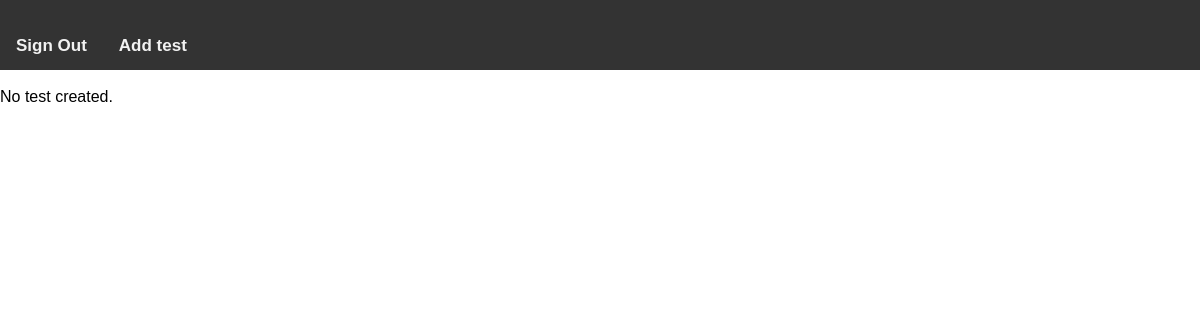
The page /host_test_list.php (signed in) on the database as committed earlier.
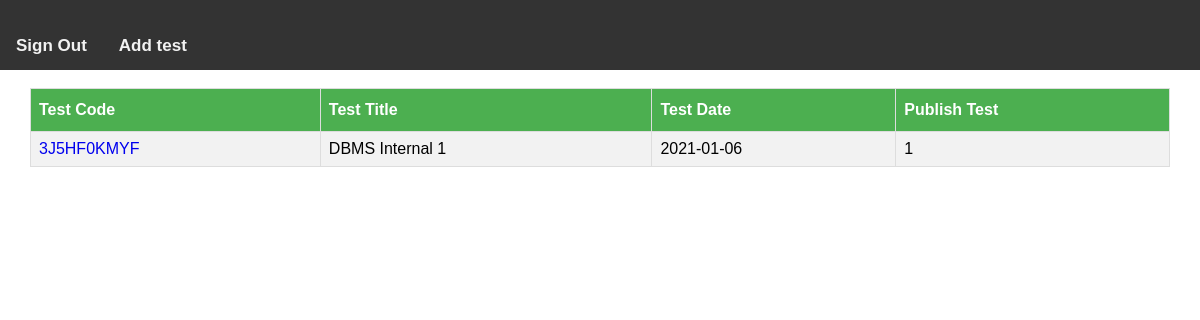
The same page on the database as committed later.
### tables this page shows
CREATE TABLE `test_detail` (
  `test_code` varchar(15) NOT NULL,
  `test_host_email` varchar(50) NOT NULL,
  `test_title` varchar(50) NOT NULL,
  `start` tinyint(1) NOT NULL,
  `test_date` date NOT NULL
);

### host_test_list.php (the view, shortened to what this page needs)
<!DOCTYPE HTML PUBLIC "-//W3C//DTD HTML 4.01 Frameset//EN">
<html>
<head>
</head>
<body>
	<div class = "topnav">
		<h5><a href = "signout.php">Sign Out</a></h5>
		<h5><a href = "add_test.php">Add test</a></h5>
	</div>
	<br/>
<?php
require('database_connection.php');
$email = $_SESSION["email"];
$sql = "SELECT * FROM test_detail WHERE test_host_email = '$email'";
if($result = mysqli_query($connection, $sql)){
    if(mysqli_num_rows($result) > 0){
        echo "<table id='customers'>";
            echo "<tr>";
                echo "<th>Test Code</th>";
                echo "<th>Test Title</th>";
                echo "<th>Test Date</th>";
                echo "<th>Publish Test</th>";
            echo "</tr>";
        while($row = mysqli_fetch_array($result)){
            echo "<tr>";
            echo '<td ><a href="test_view.php?test_code='.$row['test_code'].'">'.$row['test_code'].'</a></td>';
                echo "<td>" . $row['test_title'] . "</td>";
                echo "<td>" . $row['test_date'] . "</td>";
                echo "<td>" . $row['start'] . "</td>";
            echo "</tr>";
        }
        echo "</table>";
    } else{
        echo "No test created.";
    }
} else{
    echo "ERROR: Could not able to execute $sql. " . mysqli_error($connection);
}
?>
</body>
</html>

Rows that differ between the two databases and show on the page:
added test_detail: test_code "3J5HF0KMYF", test_title "DBMS Internal 1", test_date "2021-01-06", start "1"
Other text that changed with them:
text no longer shown: "No test created."
text now shown: "Test Code Test Title Test Date Publish Test"
